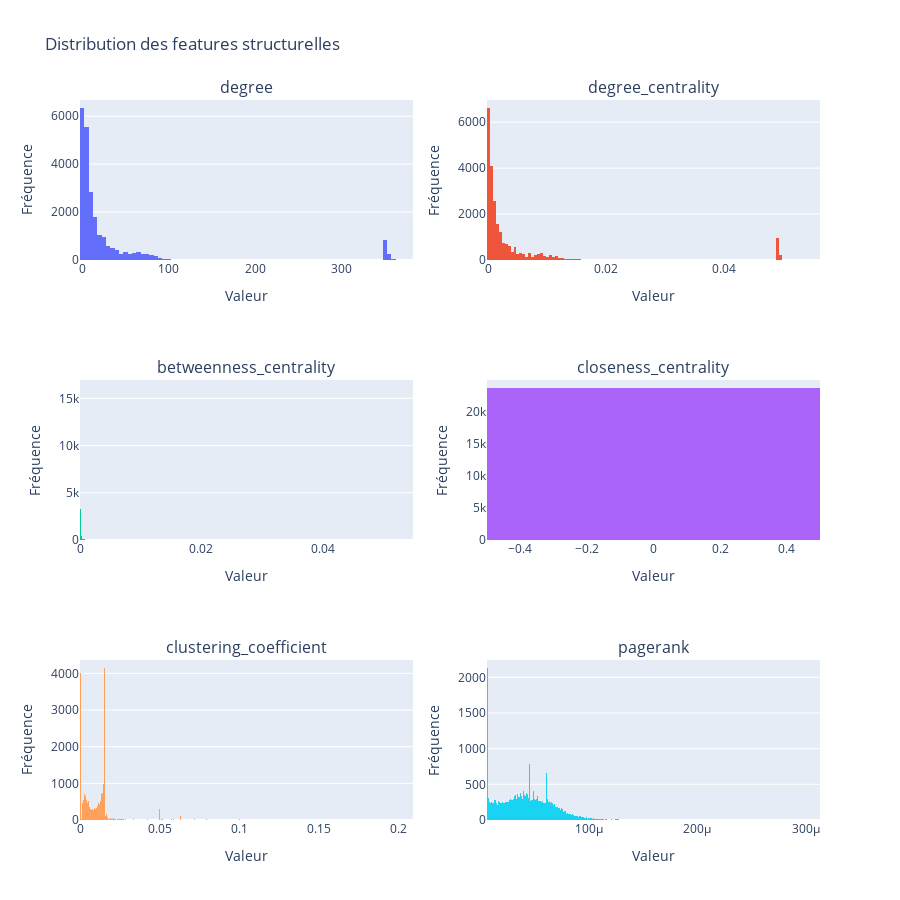

This figure's notebook cell:
### Markdown cell above
## Extraction des features structurelles

### Code cell
# 5. Extraction des features structurelles
# Identification des colonnes structurelles
structural_columns = {
    'authors': 'authors',
    'references': 'references',
    'venue': 'venue'
}

graph_extractor = GraphFeatureExtractor(df)
graph = graph_extractor.build_graph(structural_columns)
graph_features = graph_extractor.extract_graph_features()

# Visualisation des features structurelles
fig_graph_features = graph_extractor.visualize_graph_features()
fig_graph_features.show()

### Figure 1 — Plotly figure (JSON) as saved in the notebook; plotly's stock layout.template omitted (floating-point values rounded to 4 significant figures; data arrays with more than 128 entries replaced by an {"elided": "..."} marker saying what was removed)
{"data": [{"name": "degree", "type": "histogram", "x": {"elided": "23702 float values"}, "xaxis": "x", "yaxis": "y"}, {"name": "degree_centrality", "type": "histogram", "x": {"elided": "23702 float values"}, "xaxis": "x2", "yaxis": "y2"}, {"name": "betweenness_centrality", "type": "histogram", "x": {"elided": "23702 float values"}, "xaxis": "x3", "yaxis": "y3"}, {"name": "closeness_centrality", "type": "histogram", "x": {"elided": "23702 int values"}, "xaxis": "x4", "yaxis": "y4"}, {"name": "clustering_coefficient", "type": "histogram", "x": {"elided": "23702 float values"}, "xaxis": "x5", "yaxis": "y5"}, {"name": "pagerank", "type": "histogram", "x": {"elided": "23702 float values"}, "xaxis": "x6", "yaxis": "y6"}], "layout": {"annotations": [{"font": {"size": 16}, "showarrow": false, "text": "degree", "x": 0.225, "xanchor": "center", "xref": "paper", "y": 1, "yanchor": "bottom", "yref": "paper"}, {"font": {"size": 16}, "showarrow": false, "text": "degree_centrality", "x": 0.775, "xanchor": "center", "xref": "paper", "y": 1, "yanchor": "bottom", "yref": "paper"}, {"font": {"size": 16}, "showarrow": false, "text": "betweenness_centrality", "x": 0.225, "xanchor": "center", "xref": "paper", "y": 0.6111, "yanchor": "bottom", "yref": "paper"}, {"font": {"size": 16}, "showarrow": false, "text": "closeness_centrality", "x": 0.775, "xanchor": "center", "xref": "paper", "y": 0.6111, "yanchor": "bottom", "yref": "paper"}, {"font": {"size": 16}, "showarrow": false, "text": "clustering_coefficient", "x": 0.225, "xanchor": "center", "xref": "paper", "y": 0.2222, "yanchor": "bottom", "yref": "paper"}, {"font": {"size": 16}, "showarrow": false, "text": "pagerank", "x": 0.775, "xanchor": "center", "xref": "paper", "y": 0.2222, "yanchor": "bottom", "yref": "paper"}], "height": 900, "showlegend": false, "title": {"text": "Distribution des features structurelles"}, "width": 900, "xaxis": {"anchor": "y", "domain": [0, 0.45], "title": {"text": "Valeur"}}, "xaxis2": {"anchor": "y2", "domain": [0.55, 1], "title": {"text": "Valeur"}}, "xaxis3": {"anchor": "y3", "domain": [0, 0.45], "title": {"text": "Valeur"}}, "xaxis4": {"anchor": "y4", "domain": [0.55, 1], "title": {"text": "Valeur"}}, "xaxis5": {"anchor": "y5", "domain": [0, 0.45], "title": {"text": "Valeur"}}, "xaxis6": {"anchor": "y6", "domain": [0.55, 1], "title": {"text": "Valeur"}}, "yaxis": {"anchor": "x", "domain": [0.7778, 1], "title": {"text": "Fréquence"}}, "yaxis2": {"anchor": "x2", "domain": [0.7778, 1], "title": {"text": "Fréquence"}}, "yaxis3": {"anchor": "x3", "domain": [0.3889, 0.6111], "title": {"text": "Fréquence"}}, "yaxis4": {"anchor": "x4", "domain": [0.3889, 0.6111], "title": {"text": "Fréquence"}}, "yaxis5": {"anchor": "x5", "domain": [0, 0.2222], "title": {"text": "Fréquence"}}, "yaxis6": {"anchor": "x6", "domain": [0, 0.2222], "title": {"text": "Fréquence"}}}}
